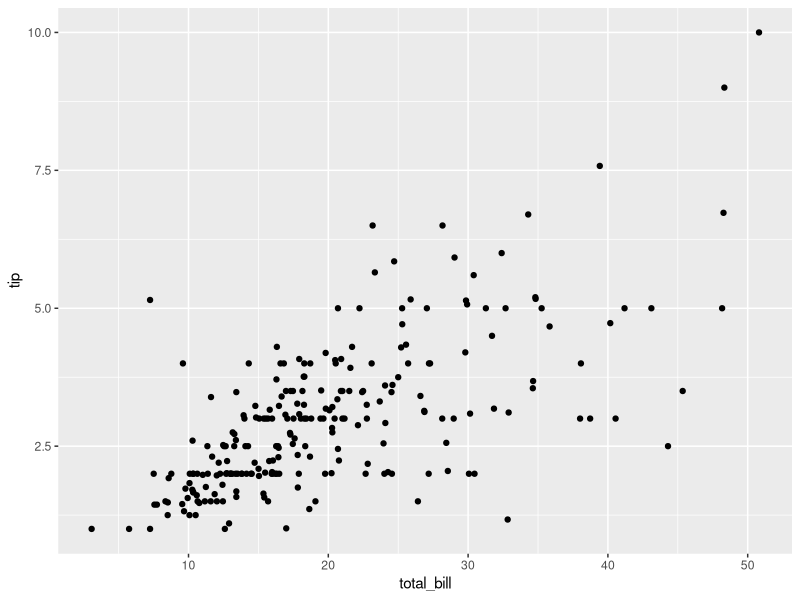
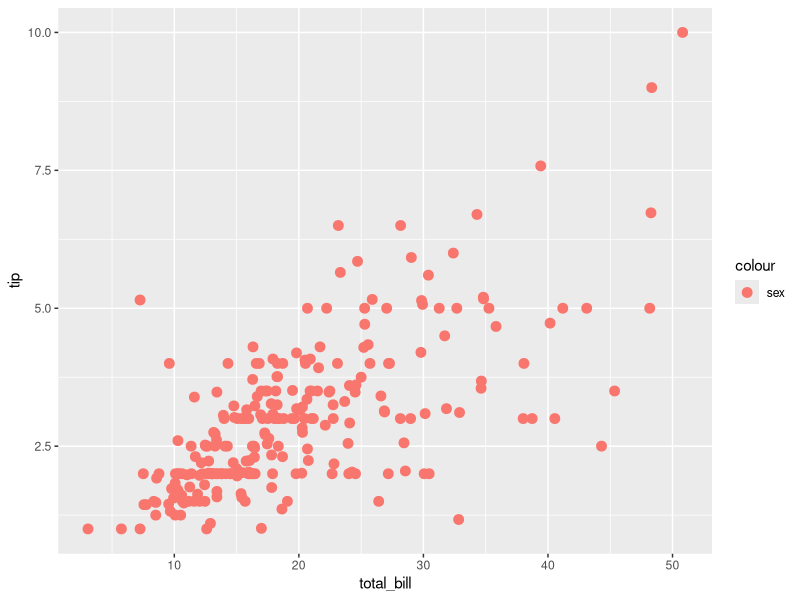

Write the R code that produced these figures, in order.
setwd('~/projects/DataScience/FCD/RAzureML/big_data_r_azure/Mod04')
library(ggplot2)
data(tips, package = 'reshape2')
View(tips)

qplot(total_bill,tip,data=tips,geom = "point")

camada <- geom_point(
  mapping = aes(
    x = total_bill,
    y = tip,
    color = 'sex'
  ),
  data=tips,
  size=3
)

ggplot() + camada
